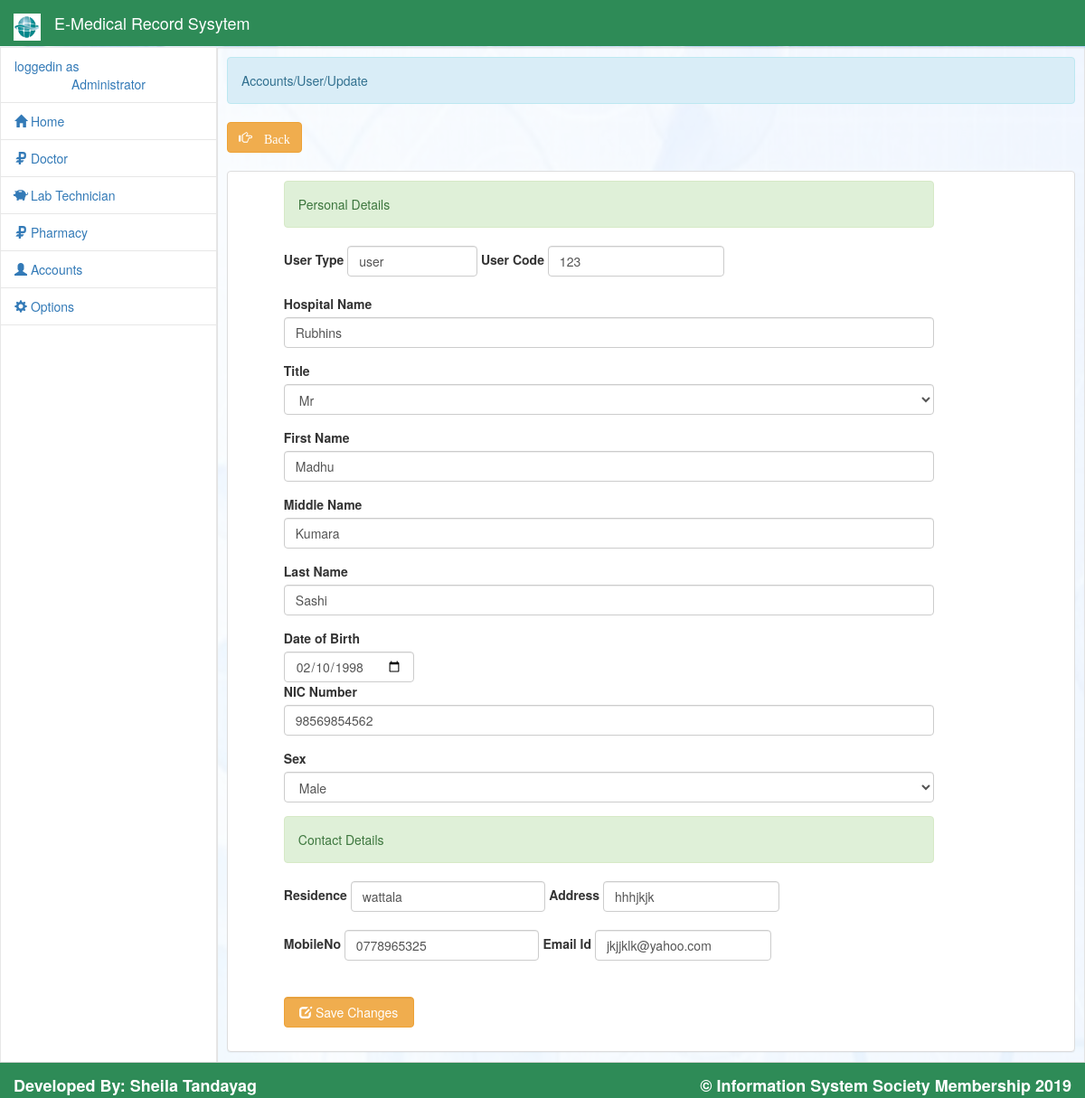
Page /admin/edit_user.php?id=123 (signed in) on the committed database.
### tables this page shows
CREATE TABLE IF NOT EXISTS `user` (
  `usertype` varchar(10) NOT NULL,
  `usercode` varchar(10) NOT NULL,
  `hospitalname` varchar(50) NOT NULL,
  `title` varchar(10) NOT NULL,
  `firstname` varchar(15) NOT NULL,
  `middlename` varchar(15) NOT NULL,
  `lastname` varchar(15) NOT NULL,
  `dateofbirth` date NOT NULL,
  `nicno` varchar(11) NOT NULL,
  `sex` varchar(5) NOT NULL,
  `residence` varchar(50) NOT NULL,
  `address` varchar(100) NOT NULL,
  `mobile` varchar(10) NOT NULL,
  `email` varchar(30) NOT NULL,
  PRIMARY KEY (`usercode`)
);

### admin/edit_user.php (the view, shortened to what this page needs)
<!DOCTYPE html>
<?php
	require_once '../connect.php';
?>
<html lang = "eng">
	<head>
		<link rel = "stylesheet" type = "text/css" href = "../css/bootstrap.css" />
		<link rel = "stylesheet" type = "text/css" href = "../css/style.css" />
		<link rel = "stylesheet" type = "text/css" href = "../css/jquery-ui.css" />
		<link rel = "stylesheet" type = "text/css" href = "../css/jquery.dataTables.css" />
	</head>
<body>
<?php include'head.php'?>
<?php include 'sidebar.php'?>
		<div id = "sidecontent" class = "well pull-right">
				<div class = "alert alert-info">Accounts/User/Update</div>
				<a class = "btn btn-warning" href = "user.php"><span class = "glyphicon glyphicon-hand-right"> Back</span></a>
				<br />
				<br />
				<div class = "panel panel-default">
				<div style = "width:80%; margin-left:5%;">
					<div  class = " panel-heading" >
							<?php
								$q_user = $conn->query("SELECT * FROM `user` WHERE `usercode` = '$_REQUEST[id]'") or die(mysqli_error());
								$f_user = $q_user->fetch_array();
							?>
							<form method = "POST" enctype = "multipart/form-data" action = "edit_user_save.php?id=<?php echo $f_user['usercode']?>">
							<div class = "alert alert-success">Personal Details</div>
							<div class = "form-inline">
								<label>User Type</label>
								<input type = "text"  style = "width:20%;" class = "form-control"  name = "usertype" value = "<?php echo $f_user['usertype']?>"required = "required"/>
								<label>User Code</label>
								<input type = "text"  class = "form-control" name = "usercode" value = "<?php echo $f_user['usercode']?>"required = "required"/>
							</div>
							<br />
							<div class = "form-group">
								<label>Hospital Name</label>
								<input type = "text" class = "form-control" name = "hospitalname"value = "<?php echo $f_user['hospitalname']?>" required = "required"/>
							</div>
							<div class = "form-group">
								<label>Title</label>
								<select name = "title" class = "form-control" required = "required">
									<option <?php if($f_user['title'] == "Mr"){echo "selected";}?> value = "Mr">Mr</option>
								</select>
							</div>
							<div class = "form-group">
								<label>First Name</label>
								<input type = "text" class = "form-control" name = "firstname" value = "<?php echo $f_user['firstname']?>"required = "required"/>
							</div>
							<div class = "form-group">
								<label>Middle Name</label>
								<input type = "text" class = "form-control" name = "middlename" value = "<?php echo $f_user['middlename']?>"required = "required"/>
							</div>
							<div class = "form-group">
								<label>Last Name</label>
								<input type = "text" class = "form-control" name = "lastname" value = "<?php echo $f_user['lastname']?>"required = "required"/>
							</div>
							<div class = "form-inline">
								<label>Date of Birth</label>
								<br />
								<input type = "date"   class = "form-control" name = "dateofbirth" value = "<?php echo $f_user['dateofbirth']?>"required = "required"/>
							</div>
							<div class = "form-group">
								<label>NIC Number</label>
								<input type = "text" class = "form-control" name = "nicno" value = "<?php echo $f_user['nicno']?>"required = "required"/>
							</div>
							<div class = "form-group">
							<label>Sex</label>
								<select name = "sex" class = "form-control" required = "required">
									<option <?php if($f_user['sex'] == "Male"){echo "selected";}?>  value = "Male">Male</option>
								</select>
							</div>
							<div class = "alert alert-success">Contact Details</div>
							<div class = "form-inline">
								<label>Residence</label>
								<input type = "text" style = "width:30%;" class = "form-control"  name = "residence" value = "<?php echo $f_user['residence']?>"required = "required"/>
								<label>Address</label>
								<input type = "textarea" class = "form-control" name = "address"value = "<?php echo $f_user['address']?>" required = "required"/>
							</div>
							<br>
							<div class = "form-inline">
								<label>MobileNo</label>
								<input type = "text"  style = "width:30%;" class = "form-control" value = "<?php echo $f_user['mobile']?>" name = "mobile" required = "required"/>
								<label>Email Id</label>
								<input type = "mail" class = "form-control" name = "email" value = "<?php echo $f_user['email']?>"required = "required"/>
							</div>
								<Br> <Br>
									<div class = "form-group">
										<button  style = "width:20%;" class = "btn btn-warning form-control" name = "update_user"> <span class = "glyphicon glyphicon-edit"></span> Save Changes</button>
									</div>
								</div>
					</div>
				</div>
		</div>
	<br />
	<br />
	<br />
	<br />
	<br />
	<br />
	<br />
	<br />
	<br />
	<nav class = "navbar-default" id = "footer">
		<label class = "navbar-brand pull-right">&copy; Information System Society Membership <?php echo date('Y', strtotime('+8 HOURS'))?></label>
		<label class = "navbar-brand ">Developed By: Sheila Tandayag</label>
	</nav>
</body>
</html>

### admin/sidebar.php (shortened to what this page needs)
<div id = "sidebar">
	<ul id = "menu" class = "nav menu">
		<li>
			<a>
				<?php
					require_once '../connect.php';
					$q_admin_side = $conn->query("SELECT * FROM `admin` WHERE `admin_id` = '$_SESSION[admin_id]'") or die(mysqli_error());
					$f_admin_side = $q_admin_side->fetch_array();
					echo "loggedin as";
					echo "<center>" .$f_admin_side['name']."</center>";
				?>
			</a>
		</li>
		<li><a href = "home.php"><i class = "glyphicon glyphicon-home"></i> Home</a></li>
		<li><a href = "doctor.php"><i class = "glyphicon glyphicon-ruble"></i> Doctor</a></li>
		<li><a href = "labtechnician.php"><i class = "glyphicon glyphicon-piggy-bank"></i> Lab Technician</a></li>
		<li><a href = "pharmacy.php"><i class = "glyphicon glyphicon-ruble"></i> Pharmacy</a></li>
		<li><a href = ""><i class = "glyphicon glyphicon-user"></i> Accounts</a>
		</li>
		<li><a href = ""><i class = "glyphicon glyphicon-cog"></i> Options</a>
		</li>
	</ul>
</div>

### css/style.css (style rules this page uses)
body { background:url('../images/background.jpg') no-repeat; }
#footer { height:40px; width:100%; filter: none; border: 1px solid #D5D5D5; position: fixed; right: 0; left: 0; z-index: 1030; bottom: 0; border-width: 1px 0 0; }
#sidebar { top:52px; width:20%; position:fixed; height:100%; border:1px solid #e7e7e7; background-color:#fff; }
#sidecontent { width:80%; word-wrap:break-word; margin-top:52px; background-color:rgba(255, 255, 255, 0.8); padding:10px; border-radius:2px; }
.menu li { border-bottom:1px solid #E7E7E7; }

### rows in the picture
user: usertype "user", usercode "123", title "Mr", firstname "Madhu", middlename "Kumara", lastname "Sashi", dateofbirth "02/10/1998", nicno "98569854562", sex "Male", residence "wattala", mobile "0778965325", email "jkjjklk@yahoo.com"

### other values in the picture
$f_admin_side['name'] "Administrator"
